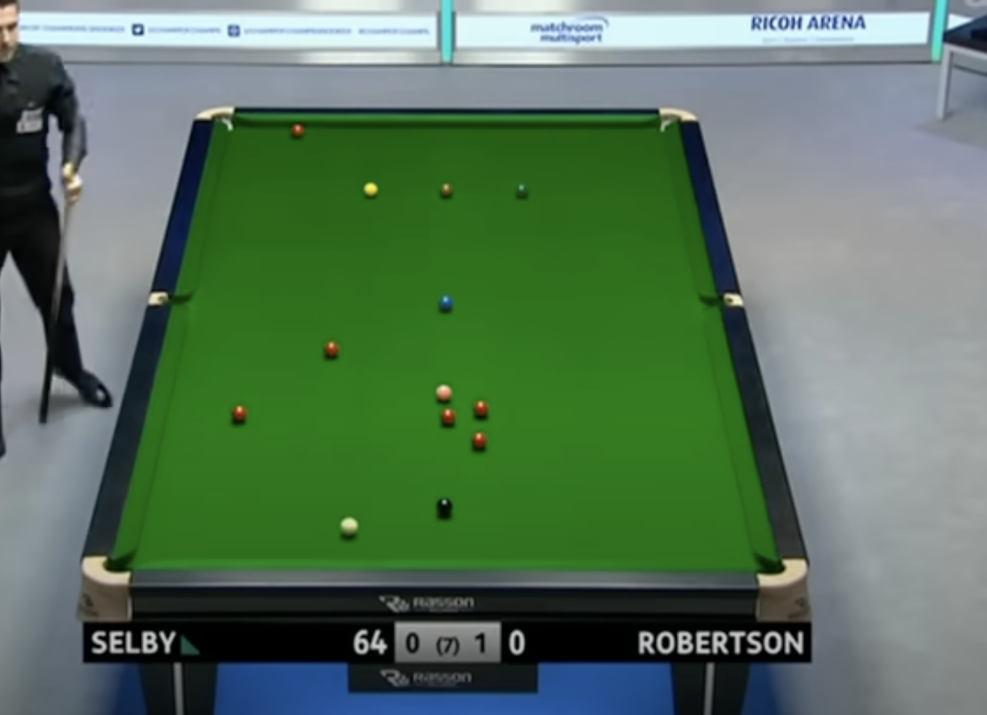
#> input picture src/backend/pool_table1.png, 987 x 715 px, shrunk from 1992 x 1442 before the run
$ python -i ImageTo2d.py   (imports and definitions only)
#> lines starting #> are read from the running program, lines starting #| are printed output that depends on the picture; after the words box and inside, x2 and y2 are one past the last pixel; in counts of white or black regions, pixels touching at a corner belong together
#> further down, picture is the input picture: shape (715, 987, 3); mean B, G, R 92.1, 116.9, 88.4
import cv2
import numpy as np

def order_corners(corners):
    rect = np.zeros((4, 2), dtype="float32")
    s = corners.sum(axis=1)
    diff = np.diff(corners, axis=1)

    rect[0] = corners[np.argmin(s)]
    rect[2] = corners[np.argmax(s)]
    rect[1] = corners[np.argmin(diff)]
    rect[3] = corners[np.argmax(diff)]

    return rect

def add_padding(corners, padding, image_width, image_height):
    corners[0] -= padding
    corners[1] += [padding, -padding]
    corners[2] += padding
    corners[3] += [-padding, padding]

    corners[:, 0] = np.clip(corners[:, 0], 0, image_width - 1)
    corners[:, 1] = np.clip(corners[:, 1], 0, image_height - 1)

    return corners

def get_prominent_color(image):
    """
    Finds the prominent color in the center of the image.
    """
    height, width = image.shape[:2]
#> height = 715; width = 987
    center_region = image[height // 3 : 2 * height // 3, width // 3 : 2 * width // 3]
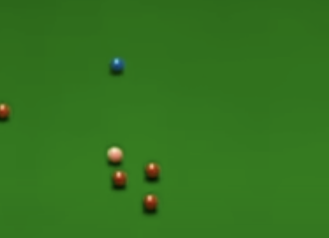
#> center_region: shape (238, 329, 3); mean B, G, R 30.6, 115.7, 51.2

    avg_bgr = np.mean(center_region, axis=(0, 1))
#> avg_bgr = [30.64, 115.7, 51.2]

    avg_hsv = cv2.cvtColor(np.uint8([[avg_bgr]]), cv2.COLOR_BGR2HSV)[0][0]
#> avg_hsv = [53, 188, 115]

    return avg_hsv

def getOutlineAndTransform(image, padding=50):
    if image is None:
        print("Error: Could not load image. Check the file path.")
        return None, None

    avg_hsv = get_prominent_color(image)
#> avg_hsv = [53, 188, 115]
    lower_hsv = np.array([max(0, avg_hsv[0] - 10), max(0, avg_hsv[1] - 50), max(0, avg_hsv[2] - 50)])
#> lower_hsv = [43, 138, 65]
    upper_hsv = np.array([min(179, avg_hsv[0] + 10), min(255, avg_hsv[1] + 50), min(255, avg_hsv[2] + 50)])
#> upper_hsv = [63, 238, 165]

    hsv = cv2.cvtColor(image, cv2.COLOR_BGR2HSV)
#> hsv: shape (715, 987, 3); mean H, S, V 78.5, 101.1, 122.1
    mask = cv2.inRange(hsv, lower_hsv, upper_hsv)
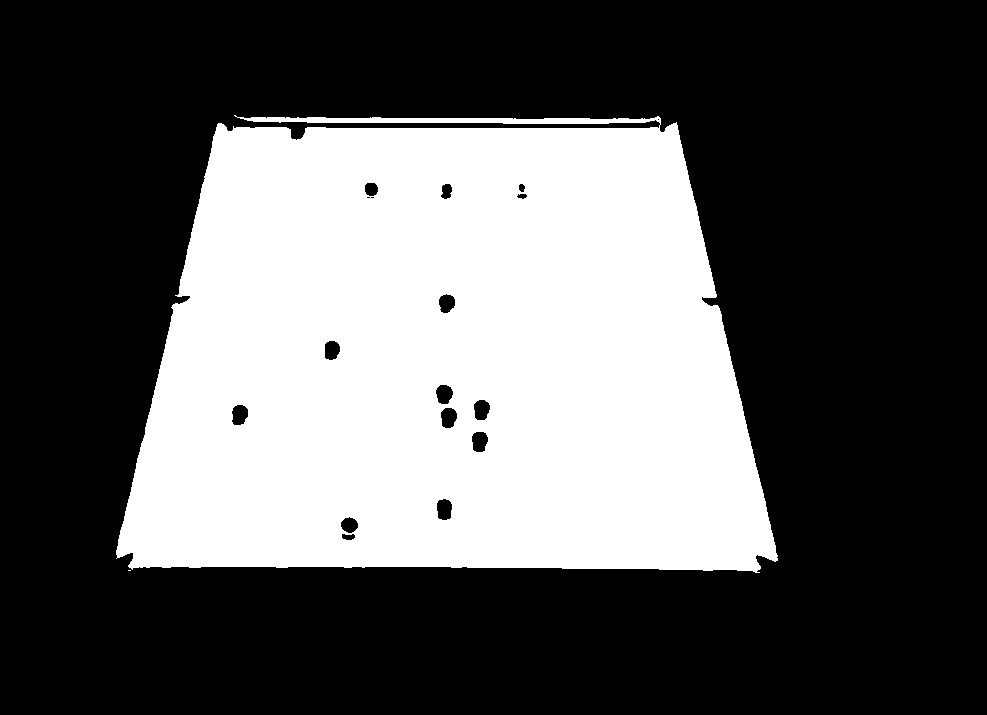
#> mask: shape (715, 987); 35.1% white; 2 white regions (1 under 20 px), largest, box (x1, y1, x2, y2) and area: (116, 115, 778, 573) 247441


    kernel = np.ones((5, 5), np.uint8)
    mask = cv2.morphologyEx(mask, cv2.MORPH_CLOSE, kernel)
#> mask: shape (715, 987); 35.2% white; 1 white region, box (x1, y1, x2, y2) and area: (116, 115, 778, 573) 248152
    mask = cv2.morphologyEx(mask, cv2.MORPH_OPEN, kernel)
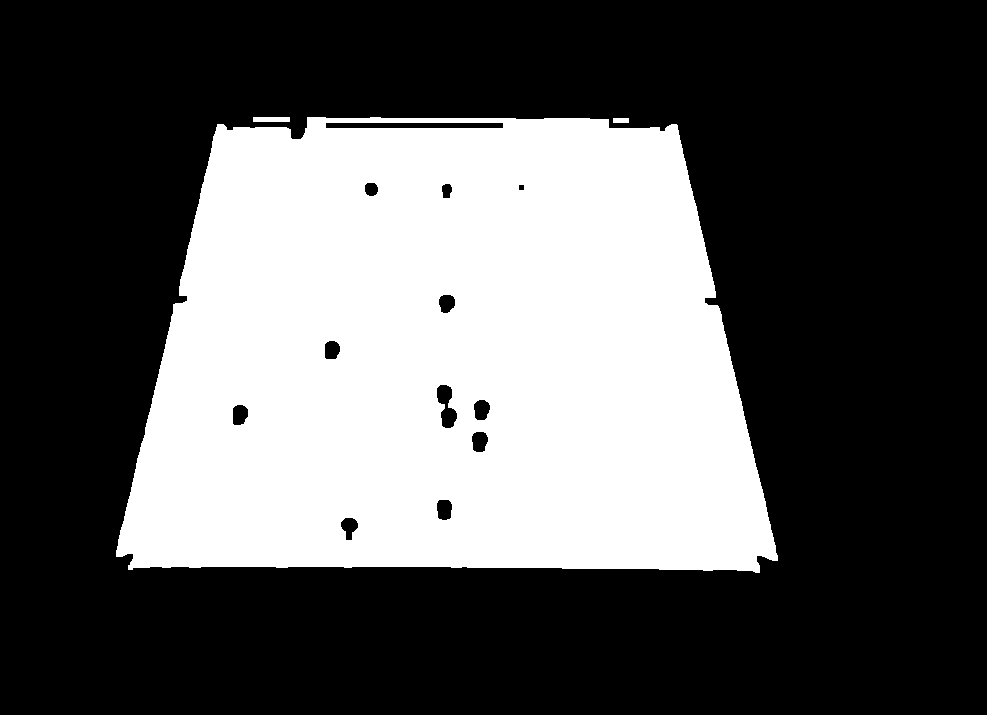
#> mask: shape (715, 987); 35.1% white; 3 white regions


    contours, _ = cv2.findContours(mask.copy(), cv2.RETR_EXTERNAL, cv2.CHAIN_APPROX_SIMPLE)
#> contours = 3 contours; box (x1, y1, x2, y2) and area: (116, 117, 778, 573) 249904, (253, 117, 290, 122) 144, (613, 118, 629, 123) 60
    if not contours:
        print("No table detected. Try adjusting lighting or HSV thresholds.")
        return None, None


    contours = sorted(contours, key=cv2.contourArea, reverse=True)
    table_contour = contours[0]
#> table_contour = contour of 540 points, box (x1, y1, x2, y2) (116, 117, 778, 573), area 249904

    peri = cv2.arcLength(table_contour, True)
#> peri = 2219.3
    approx = cv2.approxPolyDP(table_contour, 0.02 * peri, True)
#> approx = [[217, 124], [128, 569], [777, 560], [676, 124]]

    if len(approx) < 4:
        print("Could not approximate a 4-corner table. Found:", len(approx))
        return None, None

    # Order corners and add padding
    corners = approx.reshape(-1, 2).astype("float32")
#> corners = [[217, 124], [128, 569], [777, 560], [676, 124]]
    ordered_corners = order_corners(corners)
#> in order_corners, `s = corners.sum(axis=1)`: s = [341, 697, 1337, 800]
#> in order_corners, `diff = np.diff(corners, axis=1)`: diff = [-93, 441, -217, -552]
#> ordered_corners = [[217, 124], [676, 124], [777, 560], [128, 569]]

    height, width = image.shape[:2]
#> height = 715; width = 987
    padded_corners = add_padding(ordered_corners, padding, width, height)
#> padded_corners = [[167, 74], [726, 74], [827, 610], [78, 619]]


    output_width = int(np.linalg.norm(padded_corners[1] - padded_corners[0]))
#> output_width = 559
    output_height = int(np.linalg.norm(padded_corners[3] - padded_corners[0]))
#> output_height = 552

    dst_points = np.array([
        [0, 0],
        [output_width - 1, 0],
        [output_width - 1, output_height - 1],
        [0, output_height - 1]
    ], dtype="float32")
#> dst_points = [[0, 0], [558, 0], [558, 551], [0, 551]]


    M = cv2.getPerspectiveTransform(padded_corners, dst_points)
#> M = [[1.03, 0.168, -184.4], [-3.44e-17, 1.42, -104.9], [-2.31e-05, 0.000653, 1]]
    warped = cv2.warpPerspective(image, M, (output_width, output_height))
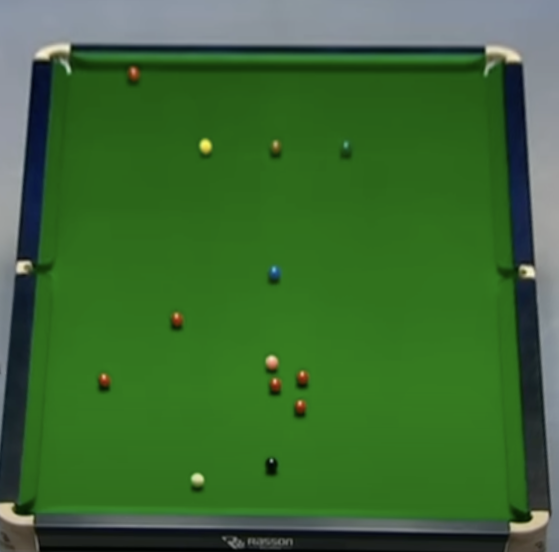
#> warped: shape (552, 559, 3); mean B, G, R 50.4, 105.8, 59.6

    return warped, padded_corners

# [6 lines not run here, left out]

>>> import cv2
>>> picture = cv2.imread('pool_table1.png')
>>> result = getOutlineAndTransform(picture)
